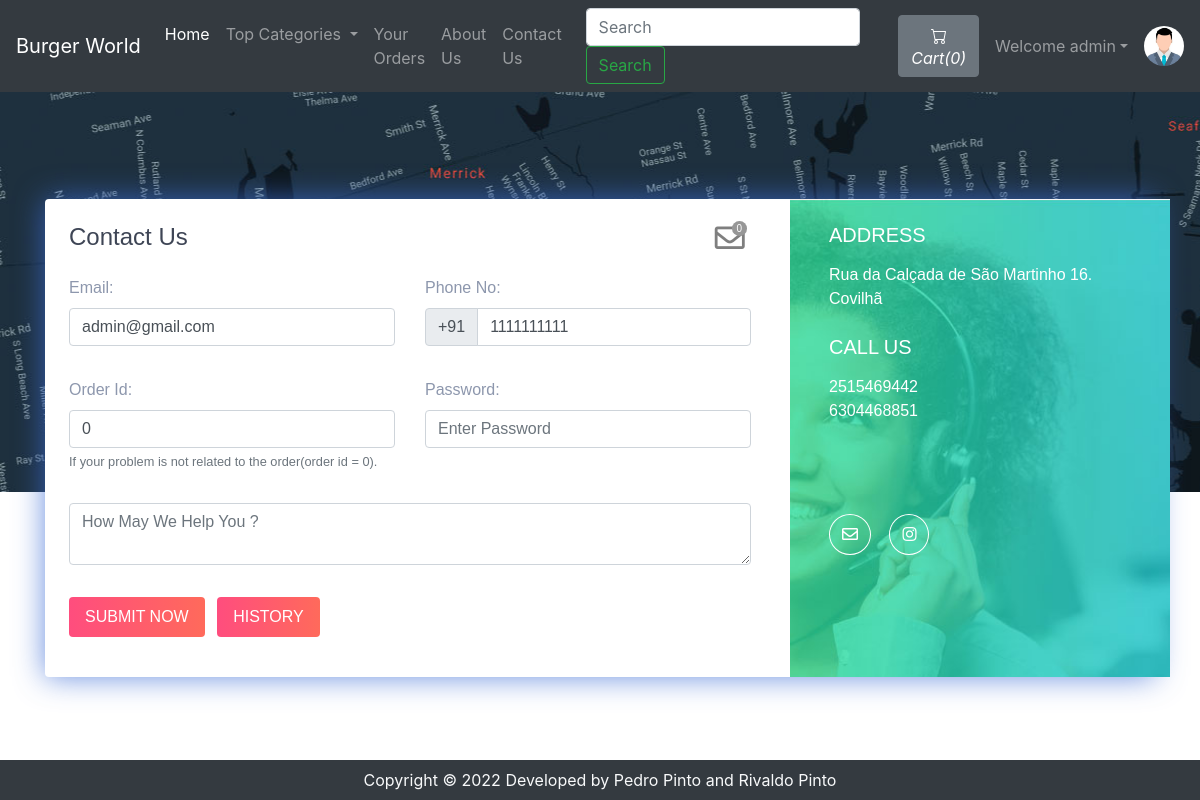
The app's page /contact.php (signed in) with its own data.
### tables this page shows
CREATE TABLE IF NOT EXISTS `sitedetail` (
  `tempId` int(11) NOT NULL AUTO_INCREMENT,
  `systemName` varchar(21) NOT NULL,
  `email` varchar(35) NOT NULL,
  `contact1` bigint(21) NOT NULL,
  `contact2` bigint(21) DEFAULT NULL COMMENT 'Optional',
  `address` text NOT NULL,
  `dateTime` datetime NOT NULL DEFAULT CURRENT_TIMESTAMP,
  PRIMARY KEY (`tempId`)
);

CREATE TABLE IF NOT EXISTS `users` (
  `id` int(21) NOT NULL AUTO_INCREMENT,
  `username` varchar(21) NOT NULL,
  `firstName` varchar(21) NOT NULL,
  `lastName` varchar(21) NOT NULL,
  `email` varchar(35) NOT NULL,
  `phone` bigint(20) NOT NULL,
  `userType` enum('0','1') NOT NULL DEFAULT '0' COMMENT '0=user\r\n1=admin',
  `password` varchar(255) NOT NULL,
  `joinDate` datetime NOT NULL DEFAULT CURRENT_TIMESTAMP,
  PRIMARY KEY (`id`) USING BTREE,
  UNIQUE KEY `username` (`username`)
);

### contact.php (the view, shortened to what this page needs)
<!doctype html>
<html lang="en">
  <head>
    <link rel="stylesheet" href="https://stackpath.bootstrapcdn.com/bootstrap/4.5.0/css/bootstrap.min.css">
    <link rel="stylesheet" href="https://use.fontawesome.com/releases/v5.8.2/css/all.css">
  </head>
  <body>
  <?php include 'partials/_dbconnect.php';?>
  <?php include 'partials/_nav.php';?>
      <div class="contact2" style="background-image:url(img/map.jpg);height: 400px;" id="contact">
        <div class="container">
          <div class="row contact-container">
            <div class="col-lg-12">
              <div class="card card-shadow border-0 mb-4">
                <div class="row">
                  <div class="col-lg-8">
                    <div class="contact-box p-4">
                      <div class="row">
                        <div class="col-lg-8">
                          <h4 class="title">Contact Us</h4>
                        </div>
                        <?php if($loggedin){ ?>
                          <div class="col-lg-4">
                            <div class="icon-badge-container mx-1" style="padding-left: 167px;">
                              <a href="#" data-toggle="modal" data-target="#adminReply"><i class="far fa-envelope icon-badge-icon"></i></a>
                              <div class="icon-badge"><b><span id="totalMessage">0</span></b></div>
                            </div>
                          </div>
                        <?php } ?>
                      </div>
                      <?php
                          $passSql = "SELECT * FROM users WHERE id='$userId'";
                          $passResult = mysqli_query($conn, $passSql);
                          $passRow=mysqli_fetch_assoc($passResult);
                          $email = $passRow['email'];
                          $phone = $passRow['phone'];
                      ?>
                      <form action="partials/_manageContactUs.php" method="POST">
                        <div class="row">
                          <div class="col-lg-6">
                            <div class="form-group mt-3">
                                <b><label for="email">Email:</label></b>
                                <input type="email" class="form-control" id="email" name="email" placeholder="Enter Your Email" required value="<?php echo $email ?>">
                            </div>
                          </div>
                          <div class="col-lg-6">
                            <div class="form-group mt-3">
                                <b><label for="phone">Phone No:</label></b>
                                <div class="input-group mb-3">
                                    <div class="input-group-prepend">
                                      <span class="input-group-text" id="basic-addon">+91</span>
                                    </div>
                                    <input type="tel" class="form-control" id="phone" name="phone" aria-describedby="basic-addon" placeholder="Enter Your Phone Number" required pattern="[0-9]{10}" value="<?php echo $phone ?>">
                                </div>
                            </div>
                          </div>
                          <div class="col-lg-6">
                            <div class="form-group mt-3">
                              <b><label for="orderId">Order Id:</label></b>
                              <input class="form-control" type="text" id="orderId" name="orderId" placeholder="Order Id" value="0">
                              <small id="orderIdHelp" class="form-text text-muted">If your problem is not related to the order(order id = 0).</small>
                            </div>
                          </div>
                          <div class="col-lg-6">
                            <div class="form-group mt-3">
                              <b><label for="password">Password:</label></b>
                              <input class="form-control" id="password" name="password" placeholder="Enter Password" type="password" placeholder="Enter Your Password" required data-toggle="password">
                            </div>
                          </div>
                          <div class="col-lg-12">
                            <div class="form-group  mt-3">
                                <textarea class="form-control" id="message" name="message" rows="2" required minlength="6" placeholder="How May We Help You ?"></textarea>
                            </div>
                          </div>
                          <?php if($loggedin){ ?>
                            <div class="col-lg-12">
                              <button type="submit" class="btn btn-danger-gradiant mt-3 mb-3 text-white border-0 py-2 px-3"><span> SUBMIT NOW <i class="ti-arrow-right"></i></span></button>
                              <button type="button" class="btn btn-danger-gradiant mt-3 mb-3 text-white border-0 py-2 px-3 mx-2" data-toggle="modal" data-target="#history"><span> HISTORY <i class="ti-arrow-right"></i></span></button>
                            </div>
                          <?php } ?>
                        </div>
                      </form>
                    </div>
                  </div>
                  <?php
                    $sql = "SELECT * FROM `sitedetail`";
                    $result = mysqli_query($conn, $sql);
                    $row = mysqli_fetch_assoc($result);
                    $address = $row['address'];
                    $email = $row['email'];
                    $contact1 = $row['contact1'];
                    $contact2 = $row['contact2'];
                    echo '<div class="col-lg-4 bg-image" style="background-image:url(img/contact.jpg)">
                          <div class="detail-box p-4">
                            <h5 class="text-white font-weight-light mb-3">ADDRESS</h5>
                            <p class="text-white op-7">' .$address. '</p>
                            <h5 class="text-white font-weight-light mb-3 mt-4">CALL US</h5>
                            <p class="text-white op-7">' .$contact1. '
                              <br> ' .$contact2. '</p>
                            <div class="round-social light">
                              <a href="https://mail.google.com/mail/?view=cm&fs=1&tf=1&to=' .$email. '" class="ml-0 text-decoration-none text-white border border-white rounded-circle" target="_blank"><i class="far fa-envelope"></i></a>
                              <a href="https://www.instagram.com/burger_world.2022/" class="text-decoration-none text-white border border-white rounded-circle" target="_blank"><i class="fab fa-instagram"></i></a>
                            </div>
                          </div>
                        </div>';
                  ?>
                </div>
              </div>
            </div>
          </div>
        </div>
      </div>
  <?php include 'partials/_footer.php';?>
  </body>
</html>

### partials/_nav.php (shortened to what this page needs)
<?php
if(isset($_SESSION['loggedin']) && $_SESSION['loggedin']==true){
  $loggedin= true;
  $userId = $_SESSION['userId'];
  $username = $_SESSION['username'];
}
else{
  $loggedin = false;
  $userId = 0;
}
$sql = "SELECT * FROM `sitedetail`";
$result = mysqli_query($conn, $sql);
$row = mysqli_fetch_assoc($result);
$systemName = $row['systemName'];
echo '<nav class="navbar navbar-expand-lg navbar-dark bg-dark">
      <a class="navbar-brand" href="index.php">'.$systemName.'</a>
      <button class="navbar-toggler" type="button" data-toggle="collapse" data-target="#navbarSupportedContent" aria-controls="navbarSupportedContent" aria-expanded="false" aria-label="Toggle navigation">
        <span class="navbar-toggler-icon"></span>
      </button>
      <div class="collapse navbar-collapse" id="navbarSupportedContent">
        <ul class="navbar-nav mr-auto">
          <li class="nav-item active">
            <a class="nav-link" href="index.php">Home <span class="sr-only">(current)</span></a>
          </li>
          <li class="nav-item dropdown">
            <a class="nav-link dropdown-toggle" href="#" id="navbarDropdown" role="button" data-toggle="dropdown" aria-haspopup="true" aria-expanded="false">
              Top Categories
            </a>
            <div class="dropdown-menu" aria-labelledby="navbarDropdown">';
            echo '</div>
          </li>
          <li class="nav-item">
            <a class="nav-link" href="viewOrder.php">Your Orders</a>
          </li>
          <li class="nav-item">
            <a class="nav-link" href="about.php">About Us</a>
          </li>
          <li class="nav-item">
            <a class="nav-link" href="contact.php">Contact Us</a>
          </li>
        </ul>
        <form method="get" action="/OnlineBurgerDelivery/search.php" class="form-inline my-2 my-lg-0 mx-3">
          <input class="form-control mr-sm-2" type="search" name="search" id="search" placeholder="Search" aria-label="Search" required>
          <button class="btn btn-outline-success my-2 my-sm-0" type="submit">Search</button>
        </form>';
        $countsql = "SELECT SUM(`itemQuantity`) FROM `viewcart` WHERE `userId`=$userId";
        $countresult = mysqli_query($conn, $countsql);
        $countrow = mysqli_fetch_assoc($countresult);
        $count = $countrow['SUM(`itemQuantity`)'];
        if(!$count) {
          $count = 0;
        }
        echo '<a href="viewCart.php"><button type="button" class="btn btn-secondary mx-2" title="MyCart">
          <svg xmlns="img/cart.svg" width="16" height="16" fill="currentColor" class="bi bi-cart" viewBox="0 0 16 16">
            <path d="M0 1.5A.5.5 0 0 1 .5 1H2a.5.5 0 0 1 .485.379L2.89 3H14.5a.5.5 0 0 1 .491.592l-1.5 8A.5.5 0 0 1 13 12H4a.5.5 0 0 1-.491-.408L2.01 3.607 1.61 2H.5a.5.5 0 0 1-.5-.5zM3.102 4l1.313 7h8.17l1.313-7H3.102zM5 12a2 2 0 1 0 0 4 2 2 0 0 0 0-4zm7 0a2 2 0 1 0 0 4 2 2 0 0 0 0-4zm-7 1a1 1 0 1 1 0 2 1 1 0 0 1 0-2zm7 0a1 1 0 1 1 0 2 1 1 0 0 1 0-2z"/>
          </svg>
          <i class="bi bi-cart">Cart(' .$count. ')</i>
        </button></a>';
        if($loggedin){
          echo '<ul class="navbar-nav mr-2">
            <li class="nav-item dropdown">
              <a class="nav-link dropdown-toggle" href="#" id="navbarDropdown" role="button" data-toggle="dropdown"> Welcome ' .$username. '</a>
              <div class="dropdown-menu" aria-labelledby="navbarDropdown">
                <a class="dropdown-item" href="partials/_logout.php">Logout</a>
              </div>
            </li>
          </ul>
          <div class="text-center image-size-small position-relative">
            <a href="viewProfile.php"><img src="img/person-' .$userId. '.jpg" class="rounded-circle" onError="this.src = \'img/profilePic.jpg\'" style="width:40px; height:40px"></a>
          </div>';
        }
        else {
          echo '
          <button type="button" class="btn btn-success mx-2"  data-toggle="modal" data-target="#loginModal">Login</button>
          <button type="button" class="btn btn-success mx-2"  data-toggle="modal" data-target="#signupModal">SignUp</button>';
        }
  echo '</div>
    </nav>';
?>

### contact.php (style rules this page uses)
.icon-badge-container { position: absolute; }
.icon-badge-icon { font-size: 30px; color: rgb(0 0 0 / 50%); position: relative; }
.icon-badge { background-color: #979797;; font-size: 10px; color: white; text-align: center; width: 15px; height: 15px; border-radius: 49%; position: relative; top: -35px; left: 17px; }
.contact2 { font-family: "Montserrat", sans-serif; color: #8d97ad; font-weight: 300; background-position: center top; }
.contact2 h1, .contact2 h2, .contact2 h3, .contact2 h4, .contact2 h5, .contact2 h6 { color: #3e4555; }
.contact2 .bg-image { background-size: cover; position: relative; display: -webkit-box; display: -webkit-flex; display: -ms-flexbox; display: flex; }
.contact2 .card.card-shadow { -webkit-box-shadow: 0px 0px 30px rgba(115, 128, 157, 0.1); box-shadow: 0px 0px 30px rgba(61, 109, 214, 0.774); }
.contact2 .detail-box .round-social { margin-top: 100px; }
.contact2 .round-social a { background: transparent; margin: 0 7px; padding: 11px 12px; }
.contact2 .contact-container { position: relative; top: 107px; }
.contact2 .btn-danger-gradiant { background: #ff4d7e; background: -webkit-linear-gradient(legacy-direction(to right), #ff4d7e 0%, #ff6a5b 100%); background: -webkit-gradient(linear, left top, right top, from(#ff4d7e), to(#ff6a5b)); background: -webkit-linear-gradient(left, #ff4d7e 0%, #ff6a5b 100%); background: -o-linear-gradient(left, #ff4d7e 0%, #ff6a5b 100%); background: linear-gradient(to right, #ff4d7e 0%, #ff6a5b 100%); }

### records on screen
sitedetail: systemName "Burger World", address "Rua da Calçada de São Martinho 16. Covilhã", contact1 "2515469442", contact2 "6304468851"
users: email "admin@gmail.com", phone "1111111111"

### other values on screen
$count "0"
$username "admin"
